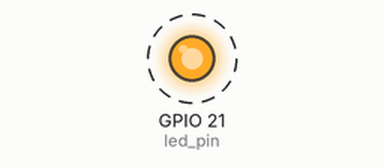
Recording of a program running on a simulated Raspberry Pi (BCM pin numbers). Shown: output pins drawn as LEDs (lit = HIGH). Dashed ring = blinking. What the program prints to the terminal is not drawn. At 10.0 s the program stops and its outputs stay as they are.

Above: at 0.5 s.
Timing chart, 0 to 4.6 s (numbered marks = the images above):
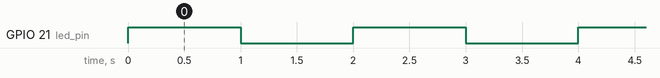

The program:

ledBlink.py
```python
import RPi.GPIO as GPIO     # Importing the GPIO library to use the GPIO pins of Raspberry pi
from time import sleep      # Importing the time library to provide the delays in program
led_pin = 21                # Initializing pin 21 for led
GPIO.setmode(GPIO.BCM)      # Using BCM numbering
GPIO.setup(led_pin, GPIO.OUT) # Declaring the pin 21 as output pin
for x in range(5):             # Loop will run only five times
    GPIO.output(led_pin, True) # Turn LED ON
    print ('LED ON')
    sleep(1)                   # Delay of 1 sec
    GPIO.output(led_pin, False) # Turn LED OFF
    print('LED OFF')
    sleep(1)                    # Delay of 1 sec

GPIO.cleanup()                  # Making all the output pins LOW
```

Measured:
- by itself, GPIO 21 (led_pin): alternates HIGH for 1.0 s and LOW for 1.0 s, 10 changes in all, then stays LOW
